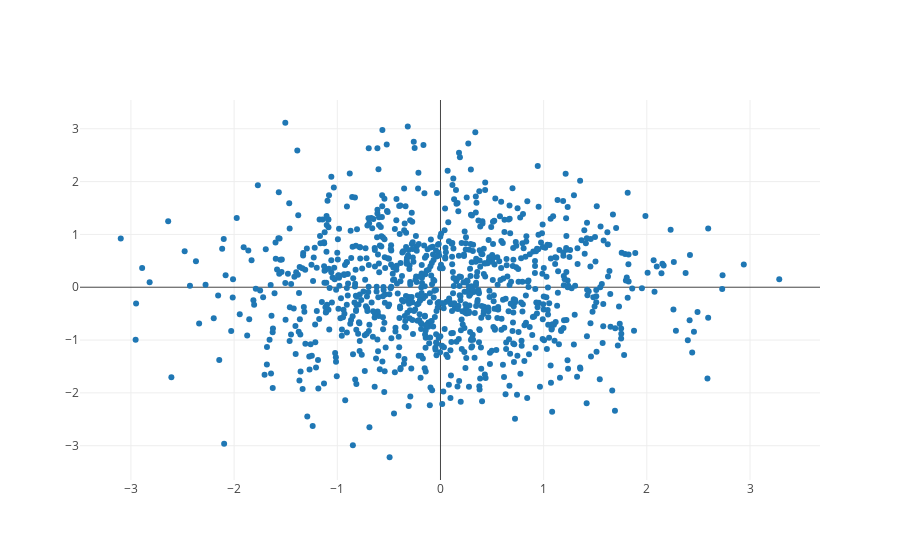

The notebook cell saved with this chart:
### Code cell
N = 1000
random_x = np.random.randn(N)
random_y = np.random.randn(N)

#create a trace



#plot and embed in ipython notebook
# don't use py.iplot(), otherwise it will try to create online figure

iplot([go.Scatter(x=random_x, 
                  y=random_y, 
                  mode="markers")])

### Figure 1 — Plotly figure (JSON) as saved in the notebook; plotly's stock layout.template omitted (floating-point values rounded to 4 significant figures; data arrays with more than 128 entries replaced by an {"elided": "..."} marker saying what was removed)
{"data": [{"mode": "markers", "type": "scatter", "x": {"elided": "1000 float values"}, "y": {"elided": "1000 float values"}}], "layout": {}}
